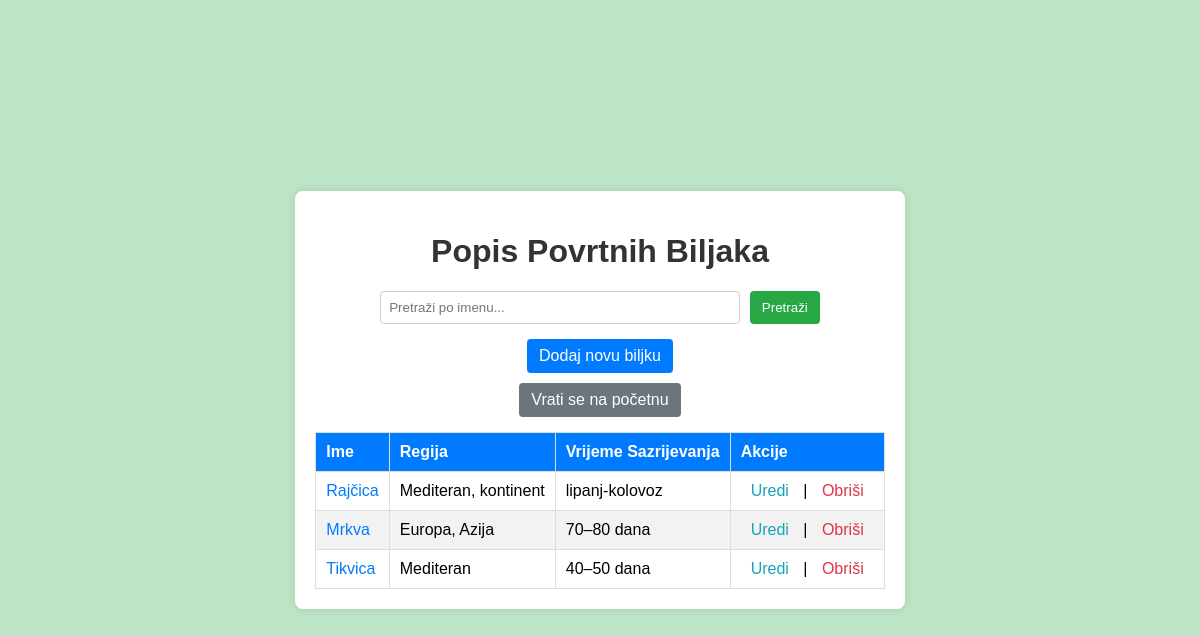
Before: /povrtnabiljke/ (signed in) with the older database file.
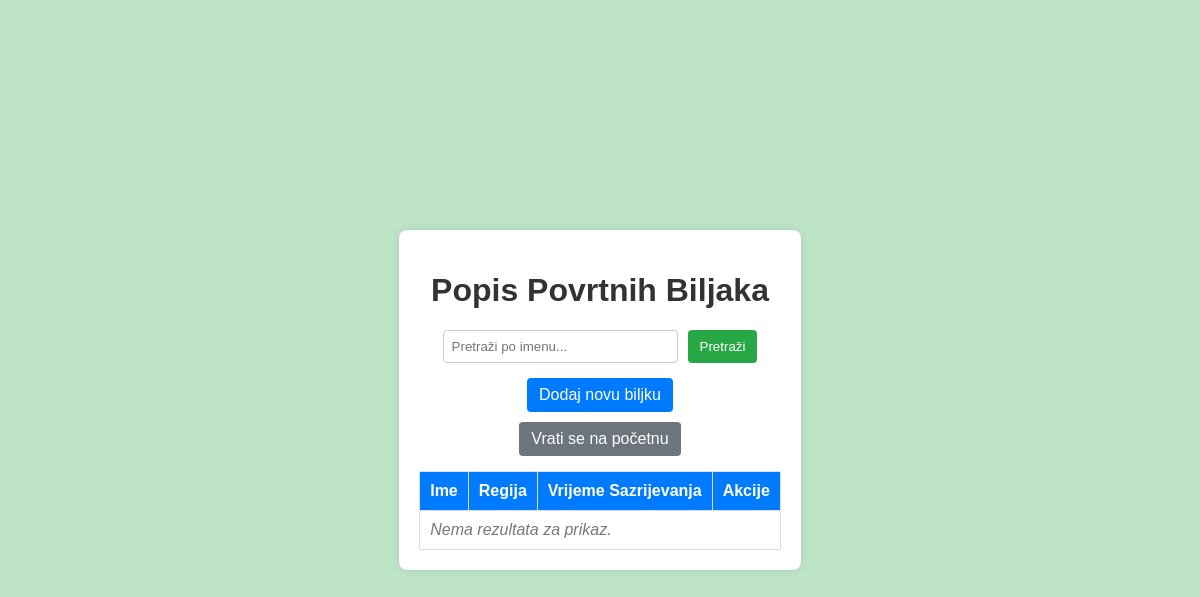
After: the same page with the newer database file.
### PZWapp/models.py (models this page shows, shortened)
class PovrtnaBiljka(models.Model):
    user = models.ForeignKey(
        settings.AUTH_USER_MODEL,
        on_delete=models.CASCADE,
        related_name='povrtne_biljke'
    )
    ime_p = models.CharField(max_length=30)
    regijaBiljke_p = models.CharField(max_length=100)
    vrijemeSazrijevanja_p = models.CharField(max_length=50)

### PZWapp/views.py (the view)
# urls.py: path('povrtnabiljke/', PovrtnaBiljkaListView.as_view(), name='povrtnabiljka_list'),
class PovrtnaBiljkaListView(ListView):
    model = PovrtnaBiljka
    template_name = 'main/povrtna_biljka_list.html'
    context_object_name = 'biljke'
    def get_queryset(self):
        query = self.request.GET.get('q')
        biljke = PovrtnaBiljka.objects.filter(user=self.request.user)
        if query:
            biljke = biljke.filter(ime_p__icontains=query)
        return biljke

### PZWapp/templates/main/povrtna_biljka_list.html (shortened to what this page needs)
<!DOCTYPE html>
<html lang="hr">
<head>
    {% load static %}
    <link rel="stylesheet" href="{% static 'css/povrtna_biljka.css' %}">
</head>
<body class="lista_povrtnih_biljaka">
    <div class="container">
        <h1>Popis Povrtnih Biljaka</h1>
        <form method="get" class="search-form">
            <input type="text" name="q" placeholder="Pretraži po imenu..." class="search-input" value="{{ request.GET.q }}">
            <button type="submit" class="search-btn">Pretraži</button>
        </form>
        <a href="{% url 'PZWapp:povrtnabiljka_create' %}" class="btn add-btn">Dodaj novu biljku</a>
        <a href="{% url 'PZWapp:homepage' %}" class="btn home-btn">Vrati se na početnu</a>
        <table class="plant-table">
            <thead>
                <tr>
                    <th>Ime</th>
                    <th>Regija</th>
                    <th>Vrijeme Sazrijevanja</th>
                    <th>Akcije</th>
                </tr>
            </thead>
            <tbody>
                {% for biljka in biljke %}
                <tr>
                    <td><a href="{% url 'PZWapp:povrtnabiljka_detail' biljka.id %}" class="plant-link">{{ biljka.ime_p }}</a></td>
                    <td>{{ biljka.regijaBiljke_p }}</td>
                    <td>{{ biljka.vrijemeSazrijevanja_p }}</td>
                    <td class="action-links">
                        <a href="{% url 'PZWapp:povrtnabiljka_update' biljka.id %}" class="edit-link">Uredi</a> |
                        <a href="{% url 'PZWapp:povrtnabiljka_delete' biljka.id %}" class="delete-link">Obriši</a>
                    </td>
                </tr>
                {% empty %}
                <tr>
                    <td colspan="4" class="no-results">Nema rezultata za prikaz.</td>
                </tr>
                {% endfor %}
            </tbody>
        </table>
    </div>
</body>
</html>

Changed rows visible on the page:
removed PovrtnaBiljka: ime_p "Rajčica", regijaBiljke_p "Mediteran, kontinent", vrijemeSazrijevanja_p "lipanj-kolovoz"
removed PovrtnaBiljka: ime_p "Mrkva", regijaBiljke_p "Europa, Azija", vrijemeSazrijevanja_p "70–80 dana"
removed PovrtnaBiljka: ime_p "Tikvica", regijaBiljke_p "Mediteran", vrijemeSazrijevanja_p "40–50 dana"
Other visible differences:
text now shown: "Nema rezultata za prikaz."
